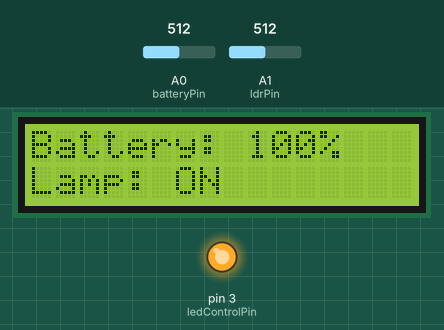
Simulated run of this sketch. Board: Arduino Uno, built with avr-gcc and run on an emulated ATmega328P. Shown: 16×2 character LCD, output pins drawn as LEDs (lit = HIGH). The inputs (shaded band) are chosen by the test bench; at power-on: A0 (batteryPin) = 512, A1 (ldrPin) = 512. What the sketch prints to the serial monitor is not drawn.

Above: at 2.7 s.
2.8 s: A0 (batteryPin) set to 354
At 4.2 s:
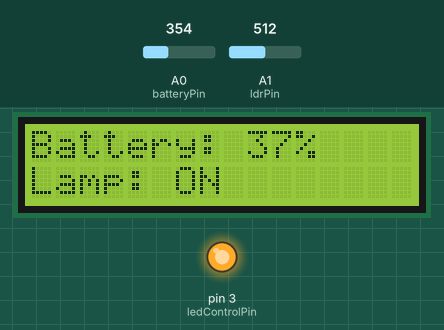
5.1 s: A0 (batteryPin) set to 321
At 6.9 s:
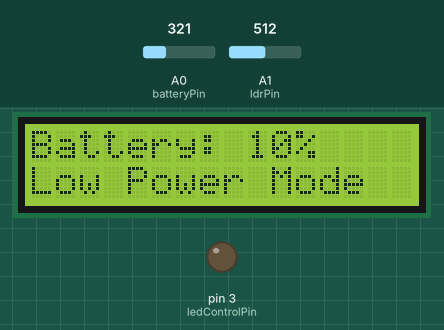
7.2 s: A0 (batteryPin) set to 306
At 8.4 s:
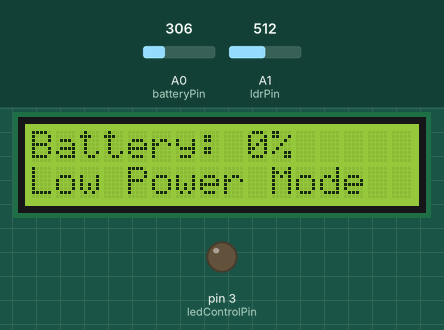
9.3 s: A0 (batteryPin) set to 511
At 11.0 s:
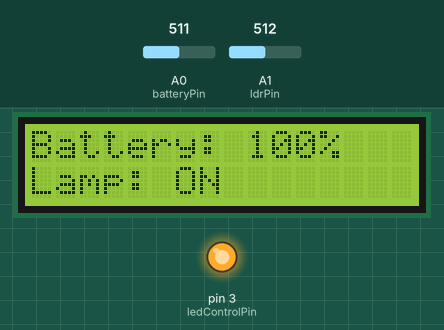
11.3 s: A1 (ldrPin) set to 787
13.1 s: A1 (ldrPin) set to 813
At 15.4 s:
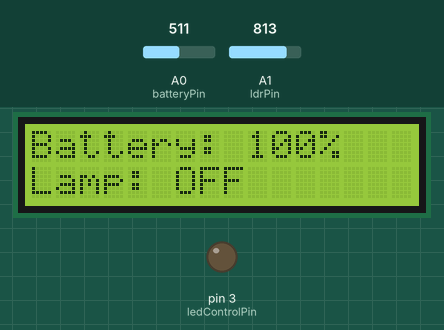
Timing chart, 0 to 16.5 s (numbered marks = the images above; inputs shaded):
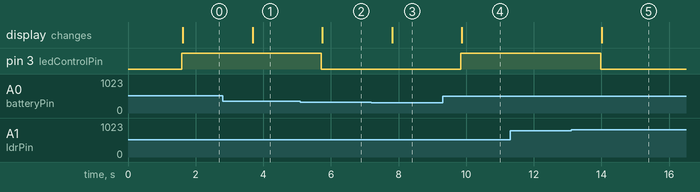

Measured:
- the behaviour switches between 339 and 338 on A0 (batteryPin) (found by bisection; images 1 and 2)
- the behaviour switches between 799 and 800 on A1 (ldrPin) (found by bisection; images 4 and 5)
- after the input at 2.8 s, the display: changes after 0.88 s (image 1)
- after the input at 5.1 s, pin 3 (ledControlPin): HIGH → LOW after 0.61 s; the display: changes after 0.65 s (image 2)
- after the input at 7.2 s, the display: changes after 0.61 s (image 3)
- after the input at 9.3 s, pin 3 (ledControlPin): LOW → HIGH after 0.54 s; the display: changes after 0.58 s (image 4)
- after the input at 11.3 s, every drawn part: stays the same
- after the input at 13.1 s, pin 3 (ledControlPin): HIGH → LOW after 0.88 s; the display: changes after 0.91 s (image 5)

The sketch:

solar_charging_lamp.ino
```cpp
#include <Wire.h>
#include <LiquidCrystal_I2C.h>

// Replace 0x27 with 0x3F if your LCD uses a different address
LiquidCrystal_I2C lcd(0x27, 16, 2);

// Pin assignments
const int ledControlPin = 3;
const int batteryPin = A0;    // Reads voltage divider from TP4056 B+
const int ldrPin = A1;        // Reads LDR

// Configuration
const float vcc = 4.98;               // Measured Arduino VCC
const float dividerRatio = 2.0;       // For 10k + 10k voltage divider
const float minBatteryVoltage = 3.0;  // Battery empty
const float maxBatteryVoltage = 4.2;  // Battery full
const int lightThreshold = 800;       // Adjust based on your lighting

void setup() {
  pinMode(ledControlPin, OUTPUT);
  digitalWrite(ledControlPin, LOW);

  lcd.begin(16, 2);
  lcd.backlight();

  Serial.begin(9600);
  lcd.setCursor(0, 0);
  lcd.print("Smart Solar Lamp");
  delay(1500);
  lcd.clear();
}

void loop() {
  // ----------- Read Battery Voltage -----------
  int batteryADC = analogRead(batteryPin);
  float measuredVoltage = (batteryADC / 1023.0) * vcc * dividerRatio;
  int batteryPercent = (measuredVoltage - minBatteryVoltage) / (maxBatteryVoltage - minBatteryVoltage) * 100;
  batteryPercent = constrain(batteryPercent, 0, 100);

  // ----------- Read Light Level -----------
  int ldrValue = analogRead(ldrPin);
  bool isDark = ldrValue < lightThreshold;

  // ----------- LED Control Logic -----------
  bool batteryOK = measuredVoltage > 3.3;

  if (isDark && batteryOK) {
    digitalWrite(ledControlPin, HIGH);  // Lamp ON
  } else {
    digitalWrite(ledControlPin, LOW);   // Lamp OFF
  }

  // ----------- Serial Monitor Debugging -----------
  Serial.print("Battery Voltage: ");
  Serial.print(measuredVoltage);
  Serial.print(" V | %: ");
  Serial.print(batteryPercent);
  Serial.print(" | LDR: ");
  Serial.print(ldrValue);
  Serial.print(" | Lamp: ");
  Serial.println((isDark && batteryOK) ? "ON" : "OFF");

  // ----------- LCD Output -----------
  lcd.setCursor(0, 0);
  lcd.print("Battery: ");
  lcd.print(batteryPercent);
  lcd.print("%   ");  // Clear trailing chars

  lcd.setCursor(0, 1);
  if (!batteryOK) {
    lcd.print("Low Power Mode   ");
  } else if (isDark) {
    lcd.print("Lamp: ON         ");
  } else {
    lcd.print("Lamp: OFF        ");
  }

  delay(1000);}
```
